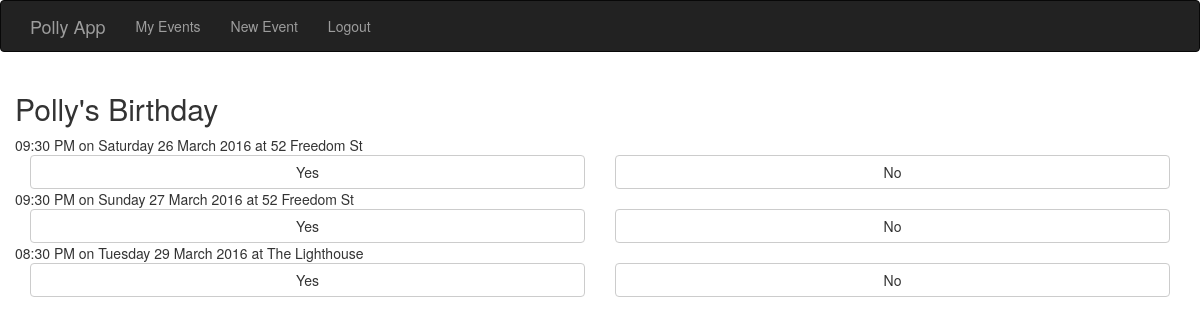
Screenshot of /event_details/1 (signed in) with the database file from the repository.
### app/models.py (models this page shows, shortened)
class Event(db.Model):
	__tablename__ = "events"
	id = db.Column(db.Integer, primary_key=True)
	name = db.Column(db.String(120), unique=False)
	admin_id = db.Column(db.Integer, db.ForeignKey("users.id"))
	deleted = db.Column(db.Boolean, unique=False, default = False)
	eventdates = db.relationship('EventDate', backref=db.backref('event', lazy='select'))  #RELATIONSHIP DECLARATION

class EventDate(db.Model):
	__tablename__ = "eventdates"
	id = db.Column(db.Integer, primary_key=True)
	event_id = db.Column(db.Integer, db.ForeignKey("events.id"))
	date = db.Column(db.DateTime, unique=False)
	location = db.Column(db.String(120), unique=False)
	confirmed = db.Column(db.Boolean, unique=False, default = False)
	eventinvites = db.relationship('EventInvite', backref=db.backref('eventdate', lazy='select'))  #RELATIONSHIP DECLARATION

class EventInvite(db.Model):
	__tablename__ = "eventinvites"
	id = db.Column(db.Integer, primary_key=True)
	eventdate_id = db.Column(db.Integer, db.ForeignKey("eventdates.id"))
	invited_id = db.Column(db.Integer, db.ForeignKey("users.id"))
	status =  db.Column(db.Integer, unique=False) #1 is attending, 0 is not replied, -1 is not attending

### app/views.py (the view)
@app.route('/event_details/<int:event_id>', methods=['GET', 'POST'])
@login_required
def event_details(event_id):
	event = Event.query.filter_by(id = event_id).first()
	eventdates = EventDate.query.filter_by(event_id = event_id).all()
	invitees = EventInvite.query.join(EventDate).filter_by(event_id = event_id).all()
	if event.admin_id == current_user.id:
		return render_template("event_details_admin.html", title="Event_details", event = event , eventdates = eventdates, invitees = invitees)
	elif current_user.id in [invitee.invited_id for invitee in invitees]:
		return render_template("event_details_invited.html", title="Event_details", event = event , eventdates = eventdates, invitees = invitees)
	else:
		return "You are not admin or invited to " + event.name

### app/models.py (called while the page is built)
@login_manager.user_loader
def load_user(user_id):
	return User.query.get(int(user_id))

### app/templates/event_details_invited.html
{% extends "base.html" %}
{% block content %}
 <div class = "container">
	<div class = "row">
		<h2> {{ event.name }} </h2>
	</div>
	{%for eventdate in eventdates%}
	<div class = "row">
		<div class = "col-sm-12">
			<div class = "row">
			{{eventdate.date.strftime("%I:%M %p")}} on {{eventdate.date.strftime("%A %d %B %Y")}} at {{eventdate.location}}
			</div>
			<div class = "row">
			{%for invitee in invitees%}
			{%if invitee.eventdate.id == eventdate.id and invitee.invited_id == current_user.id %}
				<div class = "col-xs-6">
					{%if invitee.status == 1%}
					<a href="{{url_for("confirm_attending", eventinvite_id = invitee.id)}}" class="btn btn-primary btn-block ">
						Yes
					</a>
					{%elif invitee.status != 1%}
					<a href="{{url_for("confirm_attending", eventinvite_id = invitee.id)}}" class="btn btn-default btn-block ">
						Yes
					</a>
					{%endif%}
				</div>
				<div class = "col-xs-6">
					{%if invitee.status == -1%}
					<a href="{{url_for("cant_make_it", eventinvite_id = invitee.id)}}" class="btn btn-primary btn-block ">
						No
					</a>
					{%elif invitee.status != -1%}
					<a href="{{url_for("cant_make_it", eventinvite_id = invitee.id)}}" class="btn btn-default btn-block ">
						No
					</a>
					{%endif%}
				{%endif%}
				{%endfor%}
				</div>
			</div>
		</div>
	</div>
	{%endfor%}
</div>
{% endblock %}

### rows the page displays
Event: name "Polly's Birthday"
EventDate: date "09:30 PM", date "Saturday 26 March 2016", location "52 Freedom St"
EventDate: date "09:30 PM", date "Sunday 27 March 2016", location "52 Freedom St"
EventDate: date "08:30 PM", date "Tuesday 29 March 2016", location "The Lighthouse"
